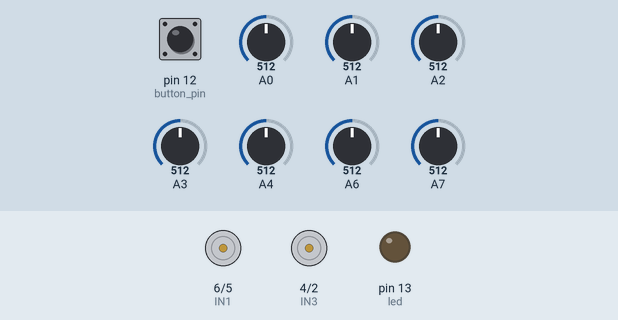
Bench run of a sketch on a simulated Arduino Uno, built with avr-gcc and run on an emulated ATmega328P. Shown: motor-driver pin pairs drawn as motors (green arrow = first pin HIGH = forward, orange = second pin HIGH = backward, longer = more drive, scaled by the enable pin), output pins drawn as LEDs (lit = HIGH). Dashed ring = blinking. The test bench sets the inputs (shaded band); at power-on: pin 12 (button_pin) HIGH, A0 = 512, A1 = 512, A2 = 512, A3 = 512, A4 = 512, A6 = 512, A7 = 512. What the sketch prints to the serial monitor is not drawn.

Above: at 1.2 s.
1.3 s: pin 12 (button_pin) pulled LOW for 0.15 s
At 1.63 s:
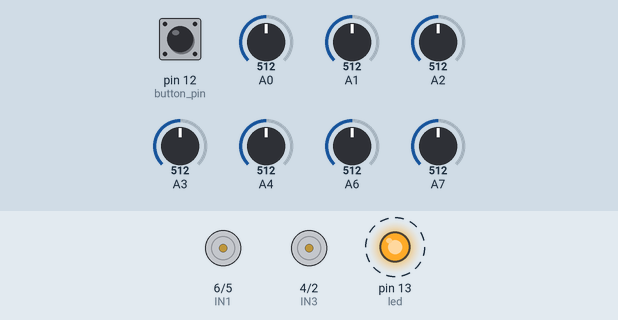
At 2.8 s:
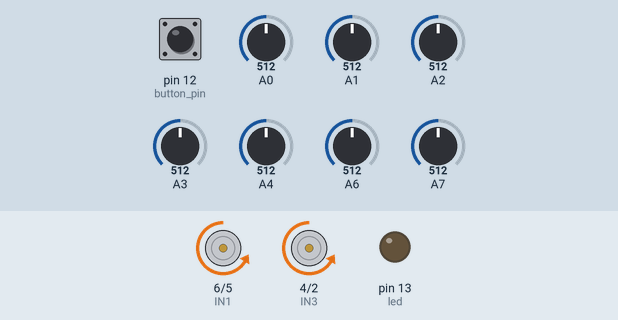
Timing chart, 0 to 4.3 s (numbered marks = the images above; inputs shaded):
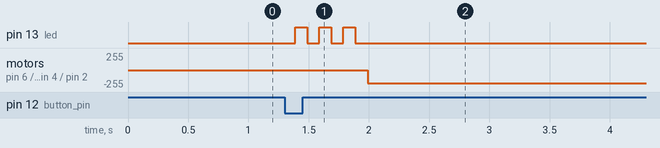

Measured:
- after the input at 1.3 s, pin 13 (led): alternates HIGH for 0.10 s and LOW for 0.10 s, 6 changes in all, then stays LOW, starting after 0.09 s; motor on pin 6 (IN1) / pin 5 (IN2), motor on pin 4 (IN3) / pin 2 (IN4): stopped → backward 200/255 after 0.69 s

The sketch:

5-Channel-Array-PID-Line-Follower-Robot.ino
```cpp
//motor pin defines
#define IN1 6
#define IN2 5
#define IN3 4
#define IN4 2
#define enA 9
#define enB 3

//declaration of necessary variable to line follow
int s[6], total, sensor_position;
int threshold = 531; //set threshold as like i've shown in video
float avg;
int position[6] = { 1, 2, 3, 4, 5 };
int set_point = 3;

//push button and led
int button_pin = 12;
int led = 13;
bool button_pin_state;

void setup() {
  //motor driver pins as output
  pinMode(IN3, OUTPUT);
  pinMode(IN4, OUTPUT);
  pinMode(IN1, OUTPUT);
  pinMode(IN2, OUTPUT);
  //button pin as input
  pinMode(button_pin, INPUT_PULLUP);
  //led pin as output
  pinMode(led, OUTPUT);
  Serial.begin(9600);
}

void loop() {
  button_pin_state = digitalRead(button_pin);
  display_value();

  //when button is pressed then the robot will start to follow lines.
  while (button_pin_state != 1) {
    //blink led
    for (int i = 0; i < 3; ++i) {
      digitalWrite(led, HIGH);
      delay(100);
      digitalWrite(led, LOW);
      delay(100);
    }
    PID_LINE_FOLLOW();  //line follow using PID_Value
  }
}

void Sensor_reading() {
  sensor_position = 0;
  total = 0;
  for (byte i = 0; i < 5; i++) {  //snesor data read from A0, A1, A2, A6, A7
    if (i < 2) {
      s[i] = analogRead(i + 3);
    } else {
      s[i] = analogRead(i);
    }
    if (s[i] < threshold) s[i] = 1;  //analog value to digital conversion
    else s[i] = 0;
    sensor_position += s[i] * position[i];
    total += s[i];
  }
  if (total) avg = sensor_position / total;  //average value
}

void PID_LINE_FOLLOW() {

  int kp = 50, kd = 500, PID_Value, P, D;
  float error, previous_error;
  int base_speed = 200, left_motor_speed, right_motor_speed, turn_speed = 100;
  char t;

  while (1) {
    Sensor_reading();
    error = set_point - avg;
    D = kd * (error - previous_error);
    P = error * kp;
    PID_Value = P + D;
    previous_error = error;

    //adjusting motor speed to keep the robot in line
    right_motor_speed = base_speed - PID_Value;  //right motor speed
    left_motor_speed = base_speed + PID_Value;  //left motor speed
    motor(left_motor_speed, right_motor_speed);               //when robot in straight position

    Sensor_reading();
    if (total == 0) {
      digitalWrite(led, HIGH);
      if (t != 's') {
        if (t == 'r') motor(turn_speed, -turn_speed);
        else motor(-turn_speed, turn_speed);
        while (!s[2]) Sensor_reading();
        digitalWrite(led, LOW);
      }
    }

    if (s[0] && !s[4]) t = 'l';
    if (s[4] && !s[0]) t = 'r';

    else if (total == 5) {
      Sensor_reading();
      if (total == 5) {
        motor(0, 0);
        while (total == 5) Sensor_reading();
      } else if (total == 0) t = 's';
    }
  }
}

void display_value() {  //display the analog value of sensor in serial monitor
  for (byte i = 0; i < 5; i++) {
    if (i > 2) {
      s[i] = analogRead(i + 3);
    } else {
      s[i] = analogRead(i);
    }
    Serial.print(String(s[i]) + " ");
  }
  Serial.println();
  delay(50);
}

//motor run function
void motor(int a, int b) {
  if (a < 0) {
    digitalWrite(IN3, 1);
    digitalWrite(IN4, 0);
  } else {
    a = -(a);
    digitalWrite(IN3, 0);
    digitalWrite(IN4, 1);
  }
  if (b < 0) {
    digitalWrite(IN1, 1);
    digitalWrite(IN2, 0);
  } else {
    b = -(b);
    digitalWrite(IN1, 0);
    digitalWrite(IN2, 1);
  }

  if (a < 200) a = 200;
  if (b < 200) b = 200;

  analogWrite(enB, a);
  analogWrite(enA, b);
}
```
